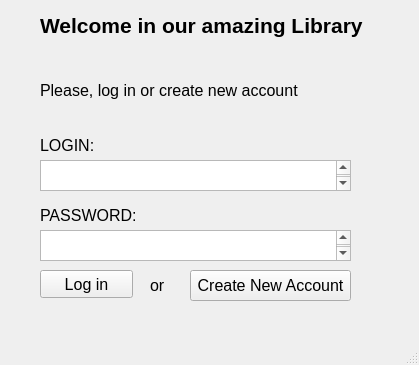
<?xml version="1.0" encoding="UTF-8"?>
<ui version="4.0">
 <class>MainWindow</class>
 <widget class="QMainWindow" name="MainWindow">
  <property name="geometry">
   <rect>
    <x>0</x>
    <y>0</y>
    <width>419</width>
    <height>365</height>
   </rect>
  </property>
  <property name="windowTitle">
   <string>MainWindow</string>
  </property>
  <widget class="QWidget" name="centralwidget">
   <widget class="QTextEdit" name="textEdit">
    <property name="geometry">
     <rect>
      <x>40</x>
      <y>160</y>
      <width>311</width>
      <height>31</height>
     </rect>
    </property>
    <property name="font">
     <font>
      <pointsize>14</pointsize>
     </font>
    </property>
   </widget>
   <widget class="QTextEdit" name="textEdit_2">
    <property name="geometry">
     <rect>
      <x>40</x>
      <y>230</y>
      <width>311</width>
      <height>31</height>
     </rect>
    </property>
    <property name="font">
     <font>
      <pointsize>14</pointsize>
     </font>
    </property>
    <property name="cursorWidth">
     <number>3</number>
    </property>
   </widget>
   <widget class="QLabel" name="label">
    <property name="geometry">
     <rect>
      <x>40</x>
      <y>130</y>
      <width>71</width>
      <height>31</height>
     </rect>
    </property>
    <property name="font">
     <font>
      <pointsize>12</pointsize>
      <weight>50</weight>
      <bold>false</bold>
     </font>
    </property>
    <property name="text">
     <string>LOGIN:</string>
    </property>
   </widget>
   <widget class="QLabel" name="label_2">
    <property name="geometry">
     <rect>
      <x>40</x>
      <y>200</y>
      <width>101</width>
      <height>31</height>
     </rect>
    </property>
    <property name="font">
     <font>
      <pointsize>12</pointsize>
     </font>
    </property>
    <property name="text">
     <string>PASSWORD:</string>
    </property>
   </widget>
   <widget class="QLabel" name="label_3">
    <property name="geometry">
     <rect>
      <x>40</x>
      <y>0</y>
      <width>351</width>
      <height>51</height>
     </rect>
    </property>
    <property name="font">
     <font>
      <pointsize>16</pointsize>
      <weight>75</weight>
      <bold>true</bold>
     </font>
    </property>
    <property name="text">
     <string>Welcome in our amazing Library</string>
    </property>
   </widget>
   <widget class="QLabel" name="label_4">
    <property name="geometry">
     <rect>
      <x>40</x>
      <y>70</y>
      <width>271</width>
      <height>41</height>
     </rect>
    </property>
    <property name="font">
     <font>
      <pointsize>12</pointsize>
      <weight>50</weight>
      <bold>false</bold>
     </font>
    </property>
    <property name="text">
     <string>Please, log in or create new account</string>
    </property>
   </widget>
   <widget class="QPushButton" name="pushButton">
    <property name="geometry">
     <rect>
      <x>40</x>
      <y>270</y>
      <width>93</width>
      <height>28</height>
     </rect>
    </property>
    <property name="font">
     <font>
      <pointsize>12</pointsize>
     </font>
    </property>
    <property name="text">
     <string>Log in</string>
    </property>
   </widget>
   <widget class="QPushButton" name="pushButton_2">
    <property name="geometry">
     <rect>
      <x>190</x>
      <y>270</y>
      <width>161</width>
      <height>31</height>
     </rect>
    </property>
    <property name="font">
     <font>
      <pointsize>12</pointsize>
     </font>
    </property>
    <property name="text">
     <string>Create New Account</string>
    </property>
   </widget>
   <widget class="QLabel" name="label_5">
    <property name="geometry">
     <rect>
      <x>150</x>
      <y>270</y>
      <width>21</width>
      <height>31</height>
     </rect>
    </property>
    <property name="font">
     <font>
      <pointsize>12</pointsize>
      <weight>50</weight>
      <bold>false</bold>
     </font>
    </property>
    <property name="text">
     <string>or</string>
    </property>
   </widget>
  </widget>
  <widget class="QMenuBar" name="menubar">
   <property name="geometry">
    <rect>
     <x>0</x>
     <y>0</y>
     <width>419</width>
     <height>21</height>
    </rect>
   </property>
  </widget>
  <widget class="QStatusBar" name="statusbar"/>
 </widget>
 <resources/>
 <connections/>
</ui>
